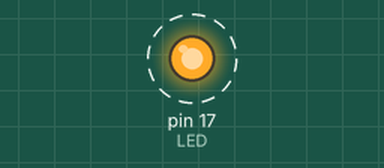
A sketch run on a simulated Arduino Uno, built with avr-gcc and run on an emulated ATmega328P. Shown: output pins drawn as LEDs (lit = HIGH). Dashed ring = blinking.

Above: at 0.3 s.
Timing chart, 0 to 3.0 s (numbered marks = the images above):
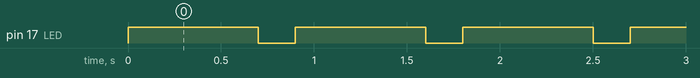

Measured:
- by itself, pin 17 (LED): alternates HIGH for 0.70 s and LOW for 0.20 s

The sketch:

pro_micro_blink.ino
```cpp
void setup() {
  pinMode(17, OUTPUT); // Используем пин 17 (RX LED)
}
void loop() {
  digitalWrite(17, HIGH);
  delay(700); // Уменьшим задержку, чтобы быстрее увидеть результат
  digitalWrite(17, LOW);
  delay(200);
}
```
